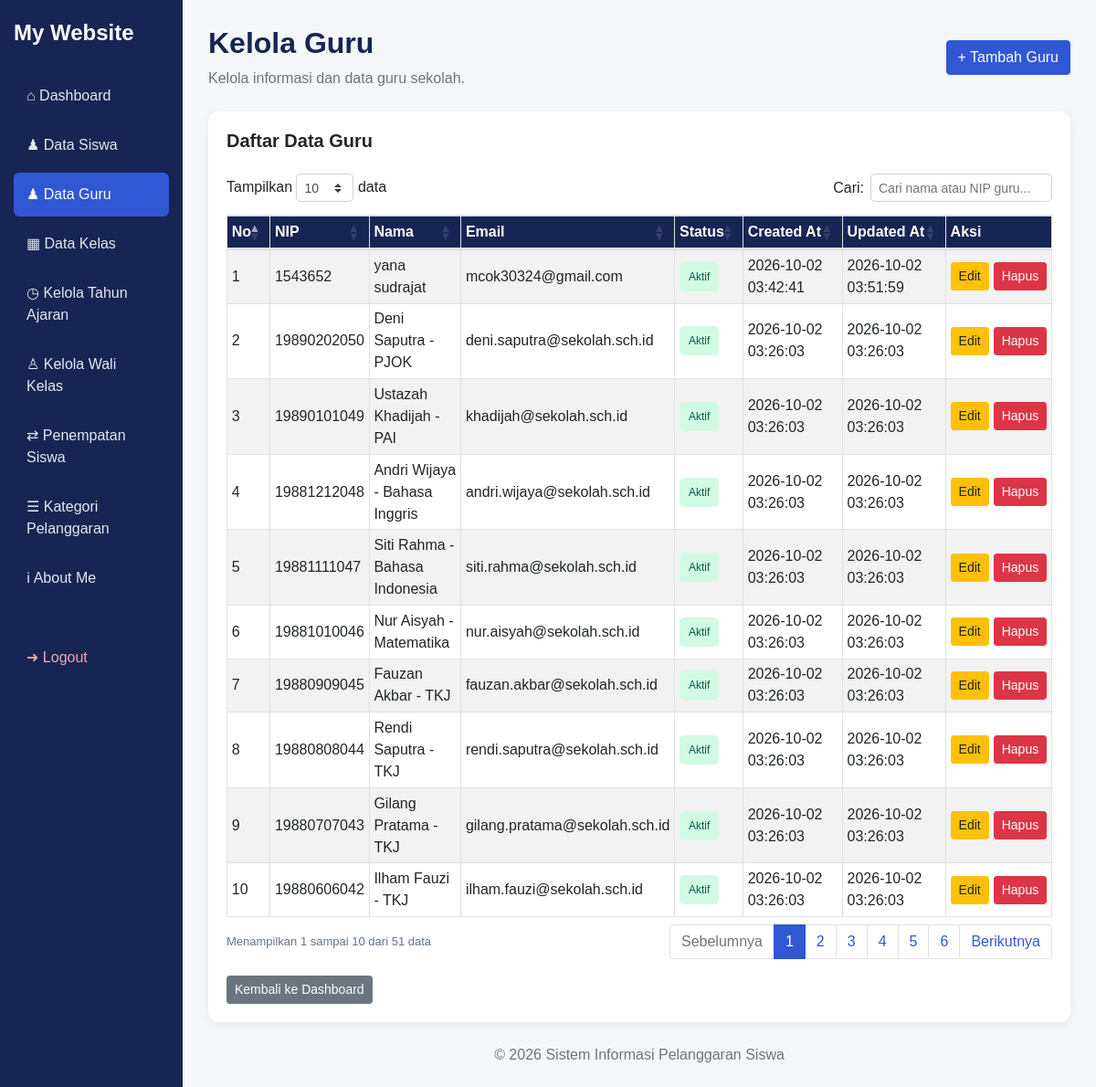
The app's page /kelola_guru.php (signed in) with its own data.
### tables this page shows
CREATE TABLE `t_guru` (
  `id` int(11) NOT NULL,
  `nip` varchar(30) NOT NULL,
  `nama` varchar(150) DEFAULT NULL,
  `email` varchar(150) NOT NULL,
  `status_aktif` tinyint(1) NOT NULL,
  `user_id` int(11) NOT NULL,
  `created_at` timestamp NOT NULL DEFAULT current_timestamp(),
  `updated_at` timestamp NOT NULL DEFAULT current_timestamp()
);

### kelola_guru.php (the view, shortened to what this page needs)
<?php
function e($nilai) {
    return htmlspecialchars(
        (string)($nilai ?? ''),
        ENT_QUOTES,
        'UTF-8'
    );
}
$sql = "SELECT * FROM t_guru ORDER BY id DESC";
$hasil = mysqli_query($koneksi, $sql);
?>
<!DOCTYPE html>
<html lang="id">
<head>
    <link
        rel="stylesheet"
        href="https://cdn.jsdelivr.net/npm/bootstrap@4.6.2/dist/css/bootstrap.min.css">
    <link
        rel="stylesheet"
        href="https://cdn.datatables.net/1.13.8/css/dataTables.bootstrap4.min.css">
</head>
<body>
<div class="container-fluid">
    <div class="row">
        <aside class="col-md-3 col-lg-2 sidebar">
            <h4>My Website</h4>
            <ul class="nav nav-pills flex-column">
                <li class="nav-item">
                    <a href="dashboard.php" class="nav-link">
                        &#8962; Dashboard
                    </a>
                </li>
                <li class="nav-item">
                    <a href="kelola_siswa.php" class="nav-link">
                       ♟ Data Siswa
                    </a>
                </li>
                <li class="nav-item">
                    <a href="kelola_guru.php" class="nav-link active">
                     ♟ Data Guru
                    </a>
                </li>
                <li class="nav-item">
                    <a href="kelola_kelas.php" class="nav-link">
                        &#9638; Data Kelas
                    </a>
                </li>
                <li class="nav-item">
                    <a href="kelola_tahun_ajaran.php" class="nav-link">
                        &#9719; Kelola Tahun Ajaran
                    </a>
                </li>
                <li class="nav-item">
                    <a href="kelola_wali_kelas.php" class="nav-link">
                        &#9817; Kelola Wali Kelas
                    </a>
                </li>
                <li class="nav-item">
                    <a href="kelola_penempatan_siswa.php" class="nav-link">
                        &#8644; Penempatan Siswa
                    </a>
                </li>
                <li class="nav-item">
                    <a href="kelola_kategori_pelanggaran.php" class="nav-link">
                        &#9776; Kategori Pelanggaran
                    </a>
                </li>
                <li class="nav-item">
                    <a href="tentang_saya.php" class="nav-link">
                        &#8505; About Me
                    </a>
                </li>
                <li class="nav-item">
                    <a href="logout.php"
                       class="nav-link logout"
                       onclick="return confirm('Yakin ingin logout?')">
                        &#10140; Logout
                    </a>
                </li>
            </ul>
        </aside>
        <main class="col-md-9 col-lg-10 content">
            <div class="d-flex flex-wrap justify-content-between
                        align-items-center mb-4">
                <div>
                    <h2 class="page-title">Kelola Guru</h2>
                    <p class="text-muted mb-0">
                        Kelola informasi dan data guru sekolah.
                    </p>
                </div>
                <a href="tambah_guru.php"
                   class="btn btn-primary mt-3 mt-md-0">
                    + Tambah Guru
                </a>
            </div>
            <div class="card card-main">
                <div class="card-body">
                    <h5 class="font-weight-bold mb-3">
                        Daftar Data Guru
                    </h5>
                    <div class="table-responsive">
                        <table id="tabelGuru"
                               class="table table-bordered table-striped
                                      table-hover table-sm"
                               style="width:100%">
                            <thead>
                                <tr>
                                    <th>No</th>
                                    <th>NIP</th>
                                    <th>Nama</th>
                                    <th>Email</th>
                                    <th>Status</th>
                                    <th>Created At</th>
                                    <th>Updated At</th>
                                    <th>Aksi</th>
                                </tr>
                            </thead>
                            <tbody>
                            <?php
                            $no = 1;
                            while ($guru = mysqli_fetch_assoc($hasil)) {
                            ?>
                                <tr>
                                    <td><?= $no++ ?></td>
                                    <td>
                                        <?= e($guru['nip'] ?? '-') ?>
                                    </td>
                                    <td>
                                        <?= e($guru['nama'] ?? '-') ?>
                                    </td>
                                    <td>
                                        <?= e($guru['email'] ?? '-') ?>
                                    </td>
                                    <td>
                                        <?php
                                        if ((int)($guru['status_aktif'] ?? 0) === 1) {
                                        ?>
                                            <span class="badge-status status-aktif">
                                                Aktif
                                            </span>
                                        <?php
                                        } else {
                                        ?>
                                            <span class="badge-status status-nonaktif">
                                                Tidak Aktif
                                            </span>
                                        <?php
                                        }
                                        ?>
                                    </td>
                                    <td>
                                        <?= e($guru['created_at'] ?? '-') ?>
                                    </td>
                                    <td>
                                        <?= e($guru['updated_at'] ?? '-') ?>
                                    </td>
                                    <td>
                                        <div class="action-buttons">
                                            <a
                                                href="edit_guru.php?id=<?= (int)$guru['id'] ?>"
                                                class="btn btn-warning btn-sm">
                                                Edit
                                            </a>
                                            <a
                                                href="hapus_guru.php?id=<?= (int)$guru['id'] ?>"
                                                class="btn btn-danger btn-sm"
                                                onclick="return confirm('Yakin ingin menghapus data guru ini?')">
                                                Hapus
                                            </a>
                                        </div>
                                    </td>
                                </tr>
                            <?php
                            }
                            ?>
                            </tbody>
                        </table>
                    </div>
                    <a href="dashboard.php"
                       class="btn btn-secondary btn-sm mt-3">
                        Kembali ke Dashboard
                    </a>
                </div>
            </div>
            <p class="text-muted text-center mt-4">
                &copy; <?= date('Y') ?>
                Sistem Informasi Pelanggaran Siswa
            </p>
        </main>
    </div>
</div>
</body>
</html>

### kelola_guru.php (style rules this page uses)
body { background: #f4f6f9; font-family: Arial, sans-serif; margin: 0; }
.sidebar { background: #172554; color: white; min-height: 100vh; padding: 22px 15px; }
.sidebar h4 { font-weight: bold; margin-bottom: 30px; }
.sidebar .nav-link { color: #e2e8f0; padding: 12px 14px; margin-bottom: 6px; border-radius: 6px; transition: 0.2s; }
.sidebar .nav-link.active { background: #3157d5; color: white; }
.sidebar .logout { color: #fca5a5; }
.content { padding: 28px; }
.page-title { color: #172554; font-weight: bold; margin-bottom: 8px; }
.card-main { background: white; border: none; border-radius: 12px; box-shadow: 0 3px 12px rgba(0, 0, 0, 0.06); }
.table thead th { background: #172554; color: white; white-space: nowrap; vertical-align: middle; }
.table td { vertical-align: middle; }
.table-responsive { overflow-x: auto; }
.btn-primary { background: #3157d5; border-color: #3157d5; }
.action-buttons { display: flex; gap: 5px; white-space: nowrap; }
.badge-status { padding: 7px 10px; border-radius: 5px; display: inline-block; font-size: 12px; }
.status-aktif { background: #d1fae5; color: #065f46; }

### records on screen
t_guru: nip "1543652", nama "yana sudrajat", email "mcok30324@gmail.com", status_aktif "Aktif", created_at "2026-10-02 03:42:41", updated_at "2026-10-02 03:51:59"
t_guru: nip "19890202050", nama "Deni Saputra - PJOK", email "deni.saputra@sekolah.sch.id", status_aktif "Aktif", created_at "2026-10-02 03:26:03", updated_at "2026-10-02 03:26:03"
t_guru: nip "19890101049", nama "Ustazah Khadijah - PAI", email "khadijah@sekolah.sch.id", status_aktif "Aktif", created_at "2026-10-02 03:26:03", updated_at "2026-10-02 03:26:03"
t_guru: nip "19881212048", nama "Andri Wijaya - Bahasa Inggris", email "andri.wijaya@sekolah.sch.id", status_aktif "Aktif", created_at "2026-10-02 03:26:03", updated_at "2026-10-02 03:26:03"
t_guru: nip "19881111047", nama "Siti Rahma - Bahasa Indonesia", email "siti.rahma@sekolah.sch.id", status_aktif "Aktif", created_at "2026-10-02 03:26:03", updated_at "2026-10-02 03:26:03"
t_guru: nip "19881010046", nama "Nur Aisyah - Matematika", email "nur.aisyah@sekolah.sch.id", status_aktif "Aktif", created_at "2026-10-02 03:26:03", updated_at "2026-10-02 03:26:03"
t_guru: nip "19880909045", nama "Fauzan Akbar - TKJ", email "fauzan.akbar@sekolah.sch.id", status_aktif "Aktif", created_at "2026-10-02 03:26:03", updated_at "2026-10-02 03:26:03"
t_guru: nip "19880808044", nama "Rendi Saputra - TKJ", email "rendi.saputra@sekolah.sch.id", status_aktif "Aktif", created_at "2026-10-02 03:26:03", updated_at "2026-10-02 03:26:03"
t_guru: nip "19880707043", nama "Gilang Pratama - TKJ", email "gilang.pratama@sekolah.sch.id", status_aktif "Aktif", created_at "2026-10-02 03:26:03", updated_at "2026-10-02 03:26:03"
t_guru: nip "19880606042", nama "Ilham Fauzi - TKJ", email "ilham.fauzi@sekolah.sch.id", status_aktif "Aktif", created_at "2026-10-02 03:26:03", updated_at "2026-10-02 03:26:03"
